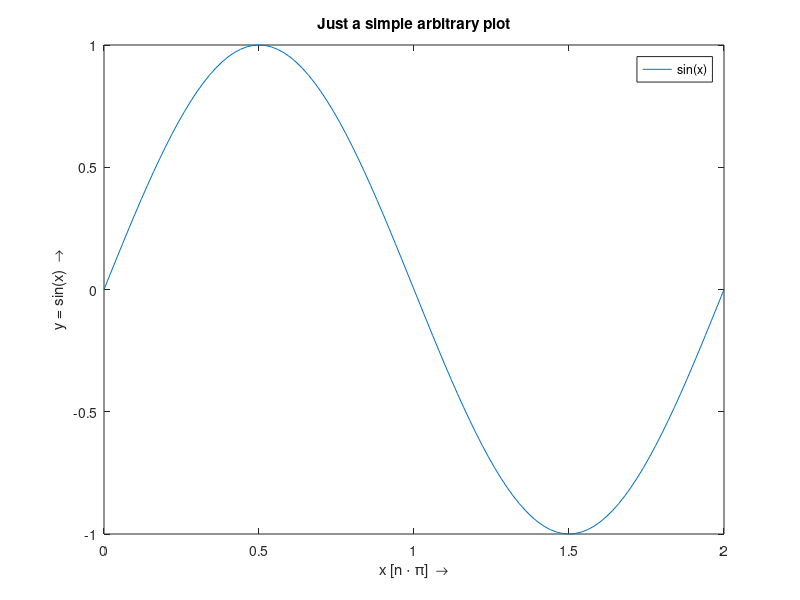

Reproduce this figure in MATLAB. (Note: this script raises an error after producing the figure.)
%% Convenient saving of figures
% A common issue you run into when working with Matlab and the tools
% provided by OpenEarth is the printing of figures that result from your
% scripting efforts. Especially when running the same script a number of
% times, figuring out a new savename for your picture can be a drag. 
%
% The printFigure routine is the simplest routine to just quickly save a
% plot you made without worrying about save location and name.

%% generate data to be plotted
x = 0:2*pi/100:2*pi;
y = sin(x);

%% plot data
figure(1)
ph = plot(x/pi, y, 'displayname', 'sin(x)');axis tight
lh = legend(ph);

title('Just a simple arbitrary plot')
xlabel('x [n \cdot \pi]  \rightarrow')
ylabel('y = sin(x)  \rightarrow')

%% save the plot
% You may notice that the savename of the figure is derived from the
% mfilename from which the printFigure call is made. 

printFigure

%% apply a minor change
% For example change the line color from blue to red.

set(ph,'color','r')

%% save the plot again
% You may notice that the savename of the figure has automatically recieved
% an additional number to ensure the naming stays unique. NB: this option
% can be disable by setting the 'permission' argument to 'overwrite'. All
% figures will then be saved using the same name.

printFigure